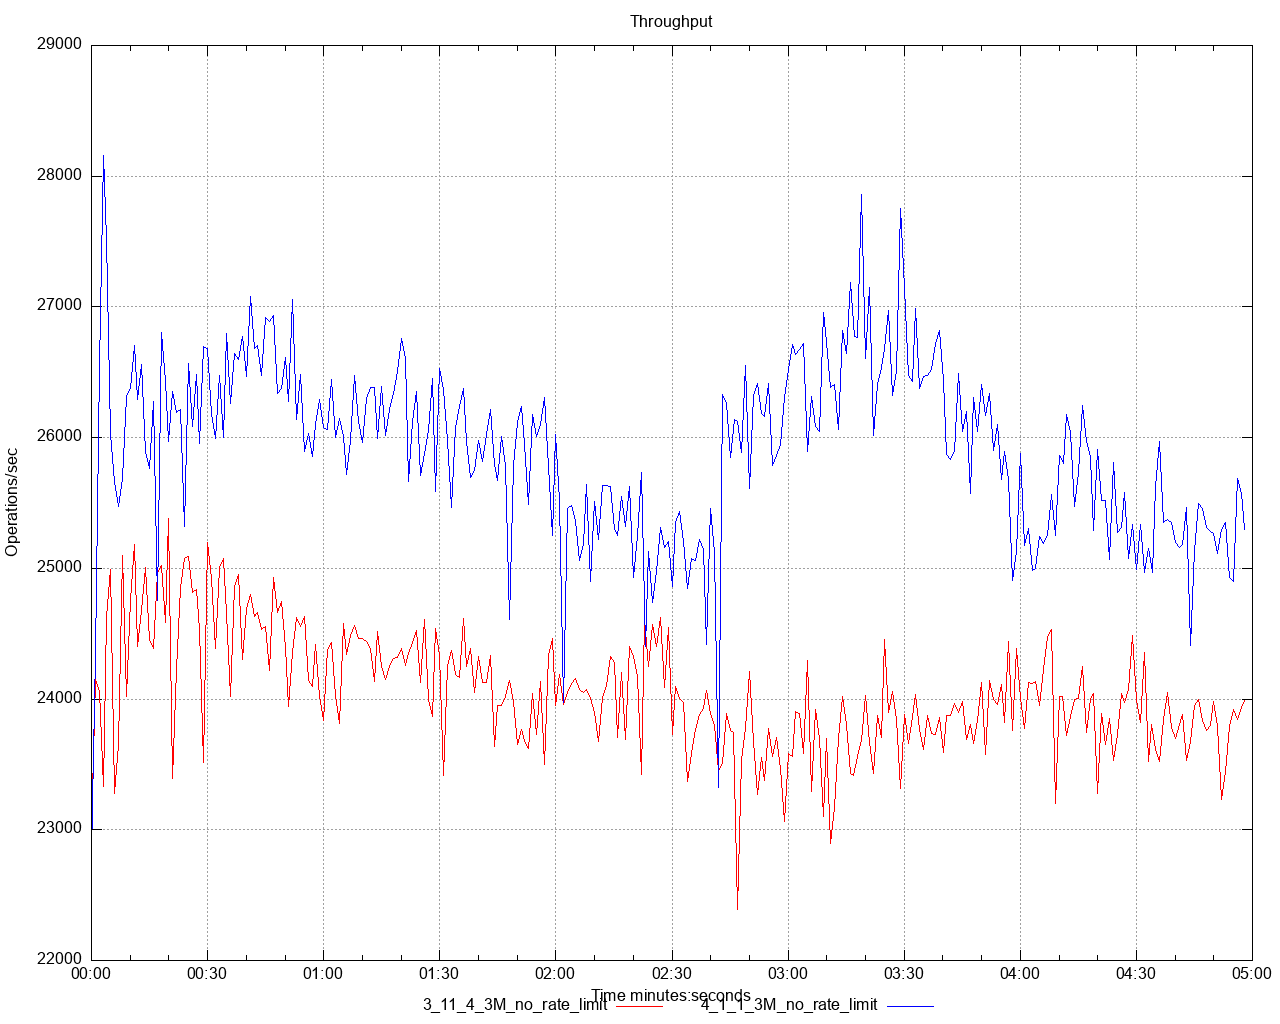

Reproduce this figure in gnuplot.
set title 'Throughput' noenhanced
set style data lines
set datafile separator ","
set terminal png size 1280,1024
set grid
set key below
set xdata time
set timefmt "%s"
offset = 0
t0(x)=(offset=($0==0) ? x : offset, x - offset)
set xlabel 'Time minutes:seconds'
set ylabel 'Operations/sec'
set output '/Users/ahmet.mircik/simulator/tests/report_3M_no_rate_limit/throughput/throughput.png'
plot \
   '/Users/ahmet.mircik/simulator/tests/report_3M_no_rate_limit/data/throughput_1.data' using (t0(timecolumn(1))):2 title "3_11_4_3M_no_rate_limit" noenhanced lt rgb "red", \
   '/Users/ahmet.mircik/simulator/tests/report_3M_no_rate_limit/data/throughput_2.data' using (t0(timecolumn(1))):2 title "4_1_1_3M_no_rate_limit" noenhanced lt rgb "blue", \
